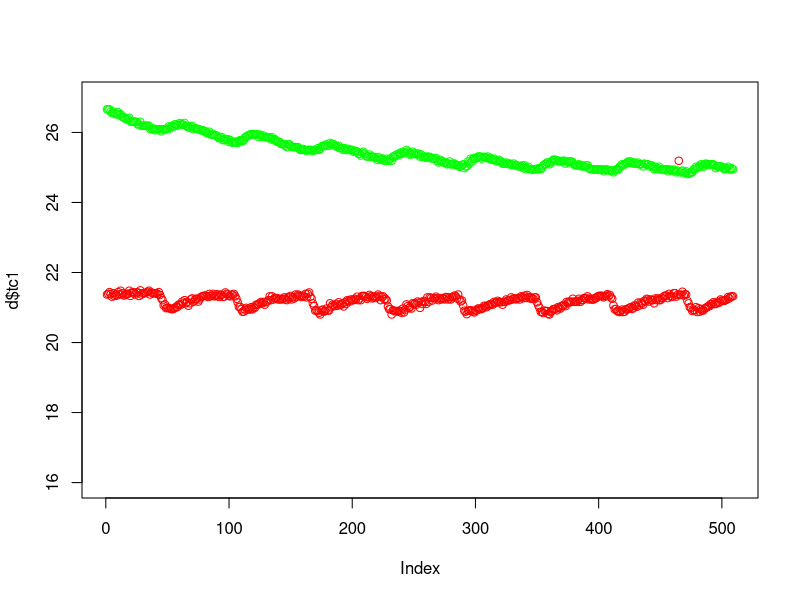
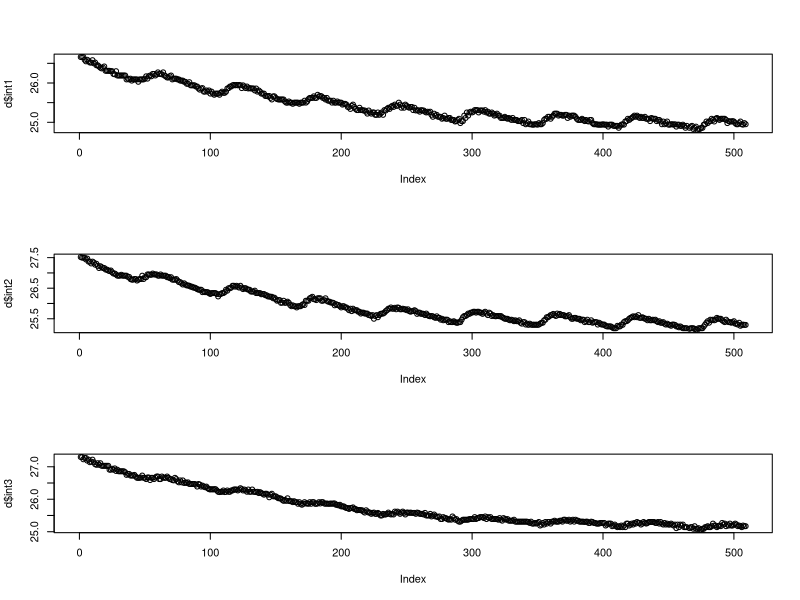
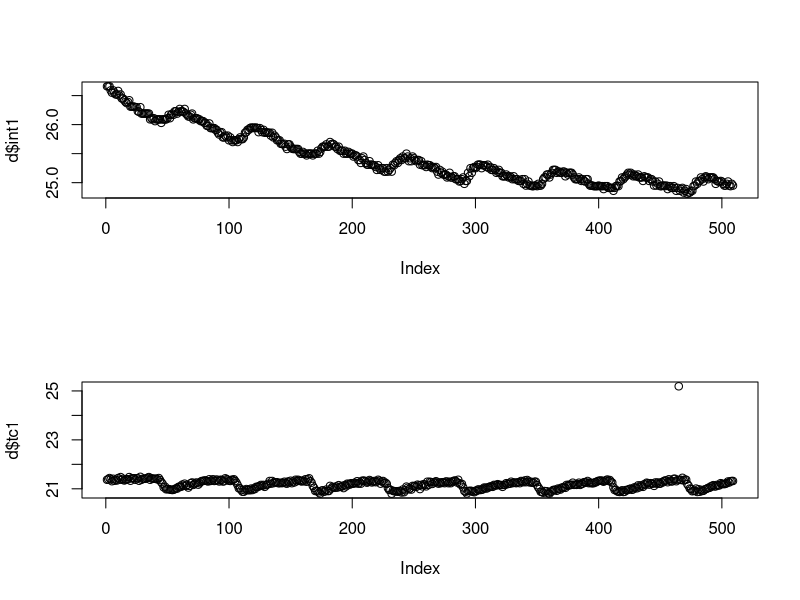
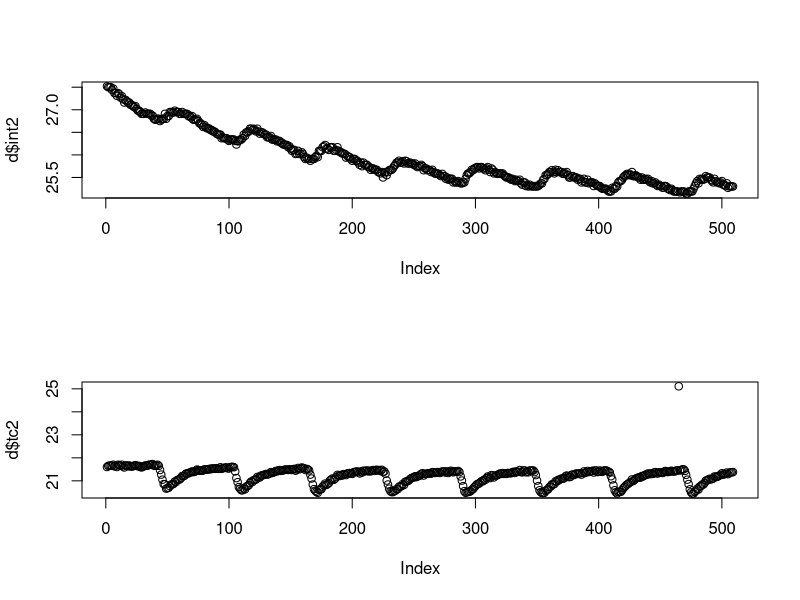
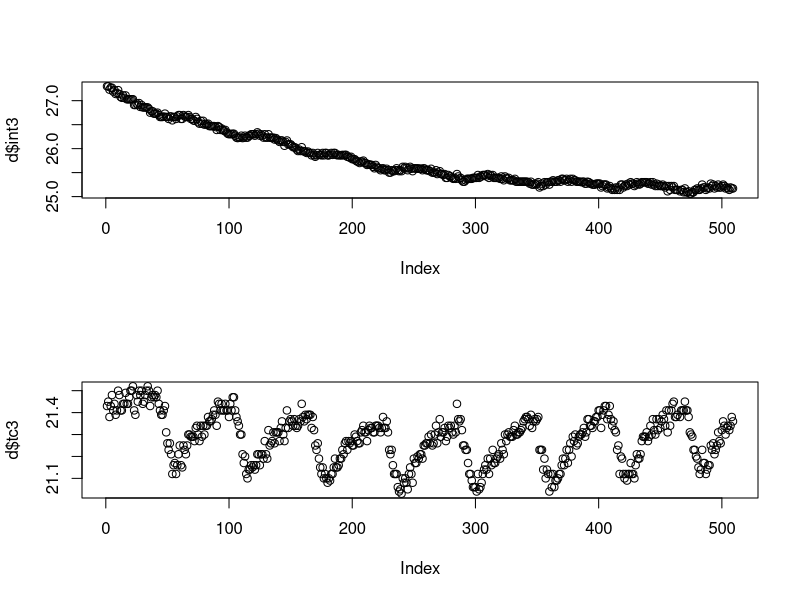

Reproduce these figures in R, in order.
setwd("~/Documents/Projects/UAF/sap-flux/data/2017-03-08-invert-testing/")
d = data.frame(read.csv("test_10ohm_air_noRes_inWater_typeT_onChip_Route_probes.csv"))
names(d) <- c("tc1", "tc2", "tc3", "int1", "int2", "int3")
par(mfrow=c(1,1))
plot(d$tc1, col="red", ylim=c(16, 27))
points(d$int1, col="green")
par(mfrow=c(3,1))
plot(d$int1)
plot(d$int2)
plot(d$int3)

par(mfrow=c(2,1))
plot(d$int1)
plot(d$tc1)
plot(d$int2)
plot(d$tc2)
plot(d$int3)
plot(d$tc3)
